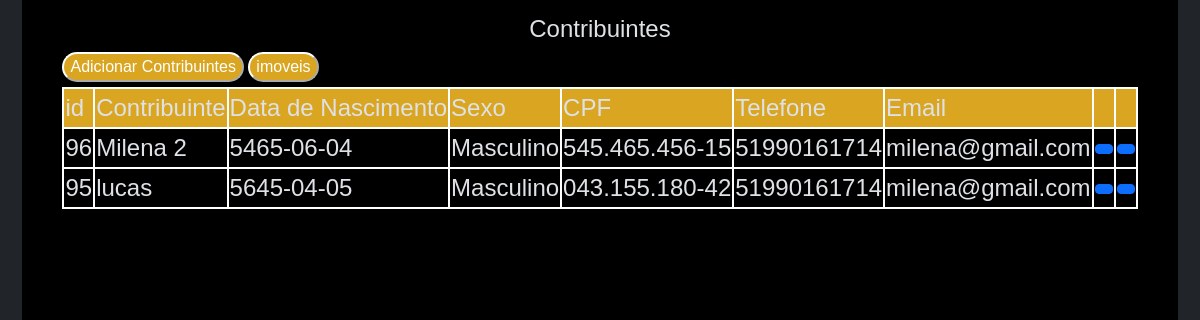
/user_main.php, run on the app's committed database.
### tables this page shows
CREATE TABLE `pessoa` (
  `id` int(140) NOT NULL,
  `Nome` varchar(140) NOT NULL,
  `date` date NOT NULL,
  `CPF` varchar(140) NOT NULL,
  `sexo` varchar(140) NOT NULL,
  `telefone` varchar(140) NOT NULL,
  `email` varchar(140) NOT NULL
);

### user_main.php (the view, shortened to what this page needs)
<?php
include_once"head.php";
include_once"cabecalho_form.php";
$conex = mysqli_connect("localhost","root","","contribuintes");
$sql="SELECT * FROM pessoa ORDER BY id DESC";
$result = $conex->query($sql);
?>
<body id="body_form">
<main id="main_form">
    <section class="form-container">
        <div class="container" id="form_body">
            <h1>Contribuintes</h1>
            <a href="form_user.php">  <button id="btn">Adicionar Contribuintes </button></a>
            <a href="main_home.php"><button type="submit" id="btn">imoveis </button></a>
            <table broder="1">
            <tr id="frst">
                <td>   id  </td>
                <td>Contribuinte </td>
                <td>Data de Nascimento </td>
                <td>Sexo </td>
                <td>CPF </td>
                <td>Telefone </td>
                <td>Email </td>
                <td> </td>
                <td> </td>
                <tbody>
<?php
 while($data = mysqli_fetch_assoc($result)) {
         echo "<tr> ";
         echo "<td>".$data['id']."</td>";
          echo "<td>".$data['Nome']."</td>";
           echo "<td>".$data['date']."</td>";
            echo "<td>".$data['sexo']."</td>";
            echo "<td>".$data['CPF']."</td>";
             echo "<td>".$data['telefone']."</td>";
              echo "<td>".$data['email']."</td>";
              echo "<td>
                    <a class='btn btn-sm btn-primary' href='edit_user.php?id=$data[id]'>
                        </td>";
              echo "<td>
              <a class='btn btn-sm btn-primary'  href='delete.php?id=$data[id]'
              </td>";
              echo "</tr>";
 }
?>
</tbody>
            </table>
        </div>
    </section>
</main>
</body>

### css_proj_SL.php (style rules this page uses)
* { margin:0; paddin:0; box-sizing: border-box; font-family: Verdana, Geneva, Tahoma, sans-serif; }
#body_form { width: 100%; height: 100%; background-image: url(https://www.cidadeecultura.com/wp-content/webp-express/webp-images/doc-root/wp-content/uploads/2022/06/Digue-Cardoso-monumentoFINAL-14.jpg.webp); background-position: center; background-repeat: no-repeat; background-size: cover; }
#main_form { display: flex; align-items: center; justify-content: center; height: 120% ; }
section { display:flex; align-items: center; justify-content: center; height: 80vh; }
.container { width: 80%; }
#form_body { margin-top: 110px; background-color: black; max-width: 150%; height: 800px; padding: 40px; border-radius: 20px; }
#form_body h1 { font-size: x-large; text-align: center; }
#frst { background-color: goldenrod; border:2px solid white; }
table td { margin-right: 40px; border: 2px solid white; font-size: x-large; }
#btn { background-color: goldenrod; border-radius: 20px; margin-bottom: 5px; }

### data on the page
pessoa: id "96", Nome "Milena 2", date "5465-06-04", sexo "Masculino", CPF "545.465.456-15", telefone "51990161714", email "milena@gmail.com"
pessoa: id "95", Nome "lucas", date "5645-04-05", sexo "Masculino", CPF "043.155.180-42", telefone "51990161714", email "milena@gmail.com"
